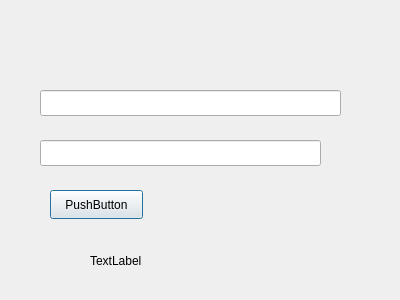
<?xml version="1.0" encoding="UTF-8"?>
<ui version="4.0">
 <class>Test</class>
 <widget class="QDialog" name="Test">
  <property name="geometry">
   <rect>
    <x>0</x>
    <y>0</y>
    <width>400</width>
    <height>300</height>
   </rect>
  </property>
  <property name="windowTitle">
   <string>Dialog</string>
  </property>
  <widget class="QPushButton" name="pushButton">
   <property name="geometry">
    <rect>
     <x>50</x>
     <y>190</y>
     <width>93</width>
     <height>29</height>
    </rect>
   </property>
   <property name="text">
    <string>PushButton</string>
   </property>
  </widget>
  <widget class="QLineEdit" name="lineEdit">
   <property name="geometry">
    <rect>
     <x>40</x>
     <y>90</y>
     <width>301</width>
     <height>26</height>
    </rect>
   </property>
  </widget>
  <widget class="QLineEdit" name="lineEdit_2">
   <property name="geometry">
    <rect>
     <x>40</x>
     <y>140</y>
     <width>281</width>
     <height>26</height>
    </rect>
   </property>
  </widget>
  <widget class="QLabel" name="label">
   <property name="geometry">
    <rect>
     <x>90</x>
     <y>240</y>
     <width>251</width>
     <height>41</height>
    </rect>
   </property>
   <property name="text">
    <string>TextLabel</string>
   </property>
  </widget>
 </widget>
 <resources/>
 <connections/>
</ui>
